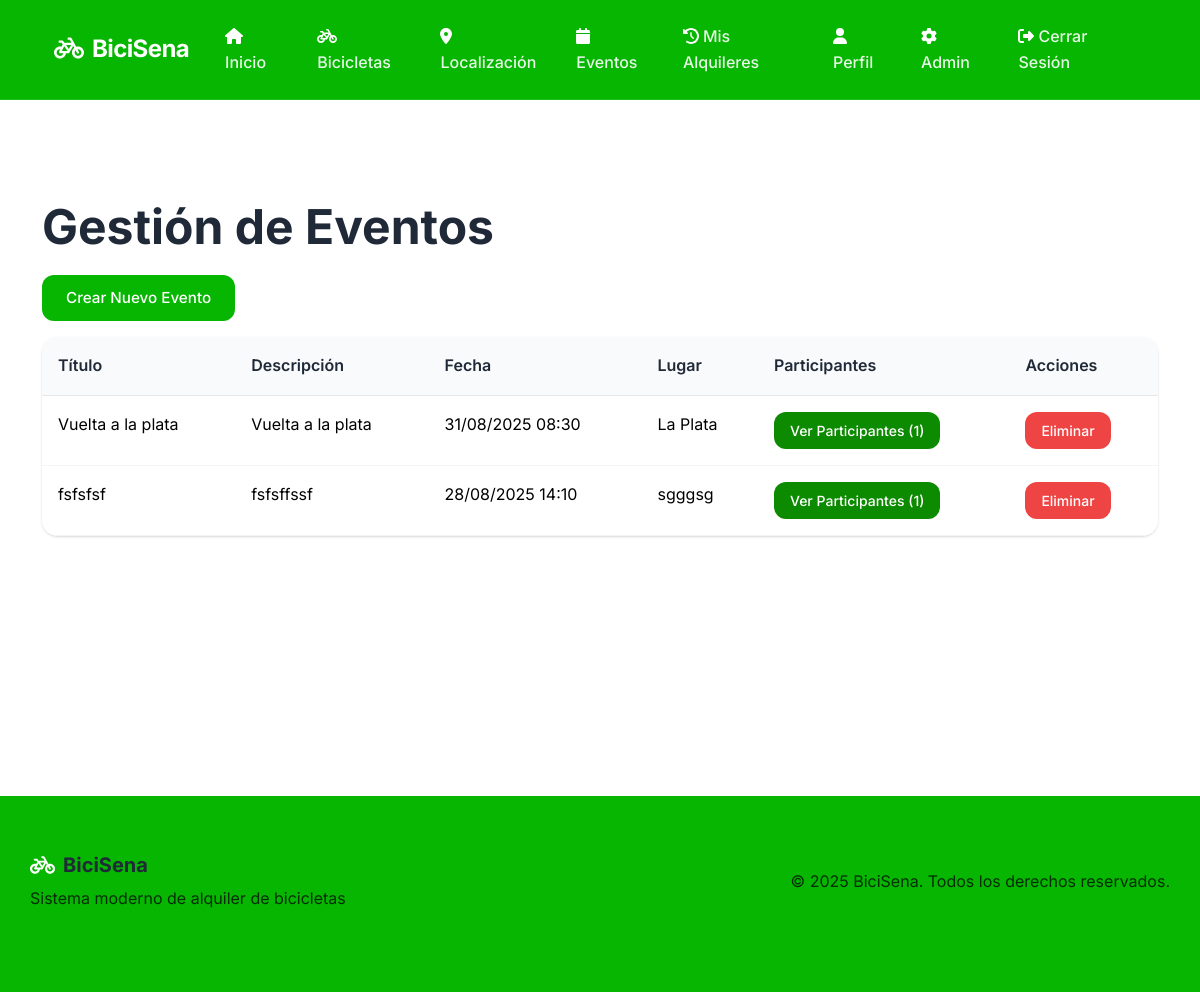
Page /admin/eventos (signed in) on the committed database.
### app.py (models this page shows)
class Evento(db.Model):
    id = db.Column(db.Integer, primary_key=True)
    titulo = db.Column(db.String(100), nullable=False)
    descripcion = db.Column(db.Text, nullable=False)
    fecha = db.Column(db.DateTime, nullable=False)
    lugar = db.Column(db.String(100), nullable=False)
    participantes = db.relationship('Participante', backref='evento', lazy=True)

### app.py (the view)
@app.route('/admin/eventos')
def admin_eventos():
    if 'user_id' not in session or session.get('user_tipo') != 'admin':
        flash('Acceso restringido. Se requieren permisos de administrador.', 'danger')
        return redirect(url_for('index'))
    eventos = Evento.query.all()
    return render_template('admin/eventos.html', eventos=eventos)

### templates/admin/eventos.html (shortened to what this page needs)
{% extends "base.html" %}
{% block content %}
<h1>Gestión de Eventos</h1>
<a href="{{ url_for('nuevo_evento') }}" class="btn btn-success mb-3">Crear Nuevo Evento</a>
{% if eventos %}
<table class="table">
    <thead>
        <tr>
            <th>Título</th>
            <th>Descripción</th>
            <th>Fecha</th>
            <th>Lugar</th>
            <th>Participantes</th>
            <th>Acciones</th>
        </tr>
    </thead>
    <tbody>
        {% for evento in eventos %}
        <tr>
            <td>{{ evento.titulo }}</td>
            <td>{{ evento.descripcion }}</td>
            <td>{{ evento.fecha.strftime('%d/%m/%Y %H:%M') }}</td>
            <td>{{ evento.lugar }}</td>
            <td>
                <button class="btn btn-info btn-sm" data-bs-toggle="modal" data-bs-target="#participantesModal{{ evento.id }}">
                    Ver Participantes ({{ evento.participantes|length }})
                </button>
            </td>
            <td>
                <form action="{{ url_for('eliminar_evento', id=evento.id) }}" method="POST" style="display:inline;">
                    <button type="submit" class="btn btn-danger btn-sm">Eliminar</button>
                </form>
            </td>
        </tr>
        {% endfor %}
    </tbody>
</table>
{% else %}
<div class="alert alert-info">
    No hay eventos creados aún.
</div>
{% endif %}
{% endblock %}

### static/styles.css (style rules this page uses)
:root { --primary-green: #06b600; --primary-green-light: #008d00; --primary-green-dark: #008d00; --secondary-green: #dcfce7; --text-primary: #1f2937; --text-secondary: #000000; --text-light: #9ca3af; --background: #ffffff; --surface: #f9fafb; --border: #e5e7eb; --border-light: #f3f4f6; --shadow-light: 0 1px 3px 0 rgba(0, 0, 0, 0.1), 0 1px 2px 0 rgba(0, 0, 0, 0.06); --shadow-medium: 0 4px 6px -1px rgba(0, 0, 0, 0.1), 0 2px 4px -1px rgba(0, 0, 0, 0.06); --shadow-large: 0 10px 15px -3px rgba(0, 0, 0, 0.1), 0 4px 6px -2px rgba(0, 0, 0, 0.05); --radius: 12px; --radius-large: 16px; --radius-small: 8px; }
* { margin: 0; padding: 0; box-sizing: border-box; }
body { font-family: 'Inter', -apple-system, BlinkMacSystemFont, 'Segoe UI', Roboto, sans-serif; line-height: 1.6; color: var(--text-primary); background-color: var(--background); font-weight: 400; -webkit-font-smoothing: antialiased; -moz-osx-font-smoothing: grayscale; }
h1, h2, h3, h4, h5, h6 { font-weight: 600; line-height: 1.3; color: var(--text-primary); margin-bottom: 1rem; }
h1 { font-size: 3rem; font-weight: 700; }
.btn { font-weight: 500; border-radius: var(--radius); padding: 0.75rem 1.5rem; border: none; transition: all 0.2s ease; font-size: 0.95rem; text-decoration: none; display: inline-flex; align-items: center; justify-content: center; gap: 0.5rem; }
.btn-success { background: var(--primary-green); color: white; }
.btn-info { background: #0c8b00; color: white; }
.btn-danger { background: #ef4444; color: white; }
.btn-sm { padding: 0.5rem 1rem; font-size: 0.875rem; }
.table { background: var(--background); border-radius: var(--radius-large); overflow: hidden; box-shadow: var(--shadow-light); margin-bottom: 0; }
.table th { background: var(--surface); font-weight: 600; color: var(--text-primary); border-bottom: 1px solid var(--border); padding: 1rem; }
.table td { padding: 1rem; border-bottom: 1px solid var(--border-light); color: var(--text-secondary); }
* { transition: color 0.2s ease, background-color 0.2s ease, border-color 0.2s ease, transform 0.2s ease, box-shadow 0.2s ease; }

### rows in the picture
Evento: titulo "Vuelta a la plata", descripcion "Vuelta a la plata", fecha "31/08/2025 08:30", lugar "La Plata", participantes|length "1"
Evento: titulo "fsfsfsf", descripcion "fsfsffssf", fecha "28/08/2025 14:10", lugar "sgggsg", participantes|length "1"
